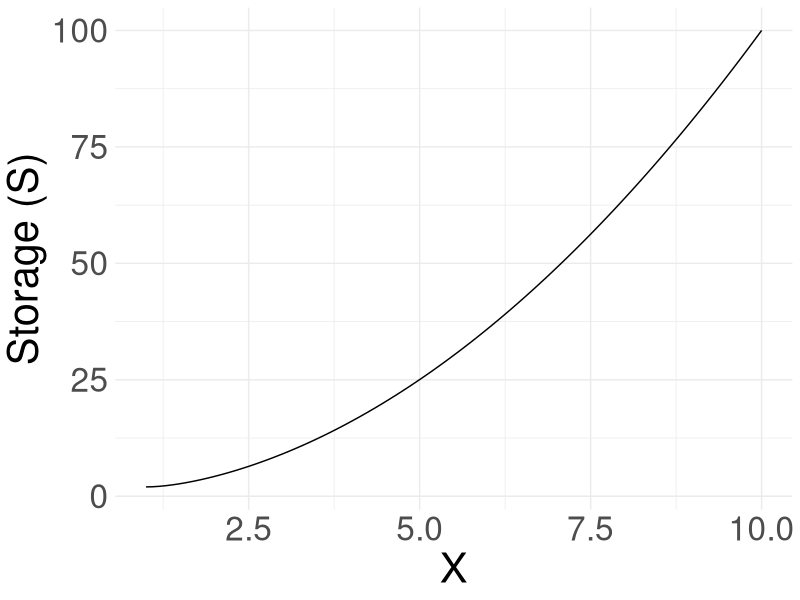
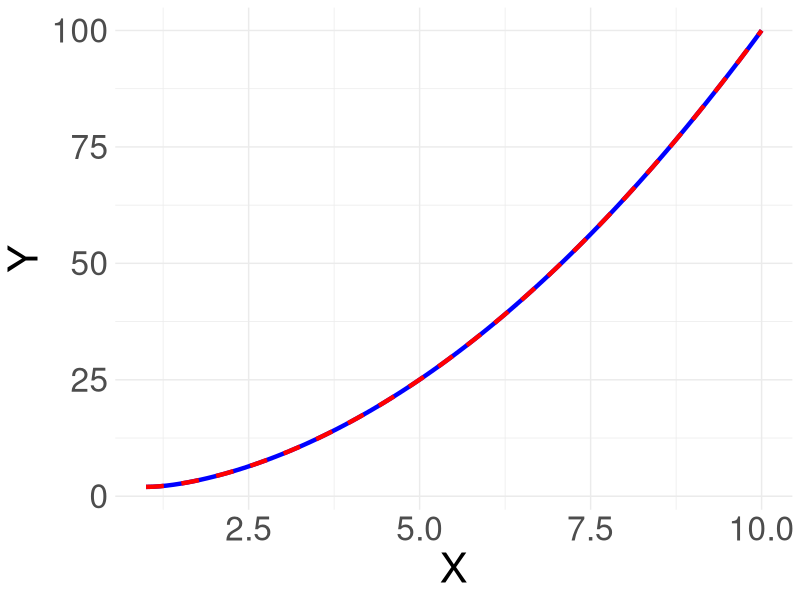
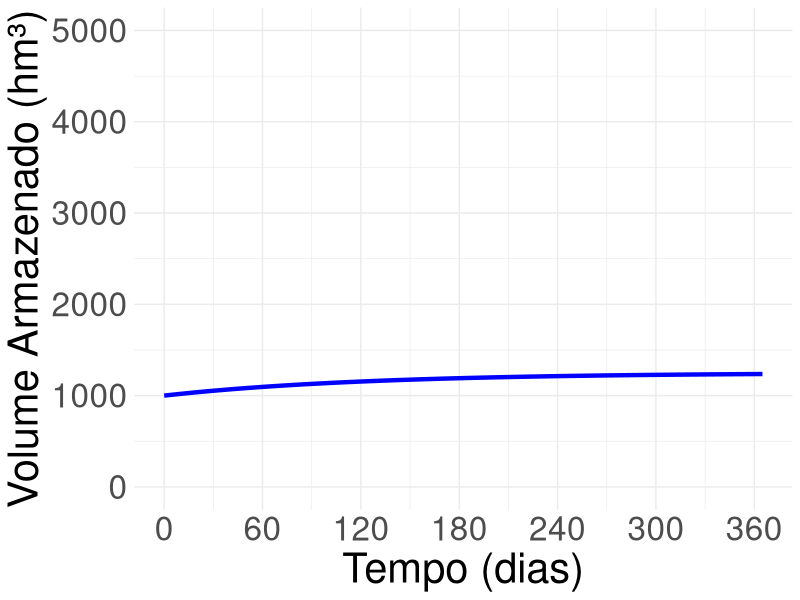

These charts were generated, in order, by the following R code:
"
Programa de Pós-Graduação em Engenharia Agricola (PPGEA)
Disciplina: Matemática Aplicada à Engenharia Agrícola
Aula 9 - Equações Diferenciais Ordinárias (EDOs)

Autor: Dr. Pedro Alencar
05.11.2025
"

#%% 0. Carregando pacotes necessários ------
library(dplyr)    # Para manipulação de dados
library(tidyr)    # Para manipulação de dados

library(deSolve)  # Para resolver EDOs

library(ggplot2)  # Para visualização dos resultados

#%% 1. Exemplo simples com deSolve ------

#' Vamos voltar ao exemplo 1 e 2 da primeira parte da aula.
#' A equação diferencia é dada por:
#' x*y' + 2y = 4x^2
#' y(1) = 2
#'
#' Utilizando deSolve, devemos:
#' 1) definir a nossa equação como uma função
#' 2) definir o estado inicial
#' 3) definir os parâmetros (se houver)
#' 4) definir o tempo de simulação
#' 5) rodar a simulação com a função ode()

# 1) definindo a equação como uma função
#' Note que a função deve ter os argumentos: tempo, estado, parâmetros
#' No nosso caso, não há parâmetros
#' A função deve retornar uma lista com a derivada
#' A variável "x" será o tempo na simulação
#' A variável "y" será o estado que queremos simular
#' A equação deve ser rearranjada para isolar y':
#' y' = 4x - (2/x)y (Note que x != 0 é condição necessária)

ode_fun <- function(x, state, parameters) {
  with(as.list(state), {
    dy <- 4 * x - (2 / x) * y # from y' + (2/x)y = 4x
    list(c(dy))
  })
}

# 2) definindo o estado inicial
state <- c(y = 2)        # state vector: variable "y" starts at

# 3) definindo os parâmetros (se houver)
#' No nosso caso, não há parâmetros

# 4) definir o tempo de simulação
#' note que a sequência de tempo não pode conter 0, pois a equação não é
#' definida em x = 0
#' note ainda que o tempo deve começar em 1, pois é a condição inicial
xseq <- seq(1, 10, by = 0.1)

# 5) rodar a simulação com a função ode()
out <- ode(y = state, times = xseq, func = ode_fun)

head(out)

#%% 1.1 plotando resultados ------
ggplot(out, aes(x = xseq, y = y)) +
  geom_line() +
  labs(x = "X", y = "Storage (S)") +
  theme_minimal() +
  theme(text = element_text(size = 30))

#%% 1.2. Avaliando a solução algébrica ------

#' A solução algébrica da equação é dada por:
#' y = x^2 + C/x^2, com C = 1
#' Vamos avaliar a solução algébrica para comparar com a solução numérica

y_analitica <- function(x) {
  x^2 + 1 / x^2
}

y_analitica_vals <- y_analitica(xseq)

ggplot() +
  geom_line(aes(x = xseq, y = out[, "y"]), color = "blue", size = 1.5) +
  geom_line(aes(x = xseq, y = y_analitica_vals), color = "red",
   linetype = "dashed", size = 1.5) +
  labs(x = "X", y = "Y") +
  theme_minimal() +
  theme(text = element_text(size = 30)) +
  scale_color_manual(values = c("blue", "red")) +
  theme(legend.position = "none")

#' note que as linhas se sobrepõem perfeitamente

#%% 2. Exemplo 2 - Dinâmica de reservatórios ------

#' Assumindo que o reservatório se comporta como um tanque e que a vazão de
#' saida é proporcional ao volume armazenado, a dinâmica do volume,
#' i.e. Q = kV, o balanço hidrico deste reservatório é dado por:
#'
#' dV/dt = I - kV, onde
#' V = volume armazenado (m³)
#' I = inflow (m³/dia)
#' k = coeficiente de vazão (1/dia)
#'
#' Suponha que:
#' Volume inicial: V(0) = 1000 hm³
#' Volume máximo: Vmax = 5000 hm³
#' Inflow: I = 10 hm³/dia
#' Coeficiente de vazão: k = 0.05 1/dia
#'
#' Vamos simular a dinâmica do reservatório ao longo de 365 dias.

# 1) Definindo a equação como uma função
ode_fun_reservatorio <- function(t, state, parameters) {
  with(as.list(c(state, parameters)), {
    dV <- I - k * V
    list(c(dV))
  })
}

# 2) Definindo o estado inicial
state_reservatorio <- c(V = 1000)  # volume inicial em hm³

# 3) Definindo os parâmetros
parameters_reservatorio <- c(I = 10, k = 0.008)
    # inflow em hm³/dia e coeficiente de vazão em 1/dia

# 4) Definindo o tempo de simulação
times_reservatorio <- seq(0, 365, by = 1) # tempo em dias

# 5) Rodando a simulação com a função ode()
out_reservatorio <- ode(y = state_reservatorio, times = times_reservatorio,
  func = ode_fun_reservatorio, parms = parameters_reservatorio) |>
  as.data.frame() |>
  mutate(Q = parameters_reservatorio[2] * V) # Calculando a vazão de saída

head(out_reservatorio)

#%% 2.1 Plotando resultados ------
ggplot(as.data.frame(out_reservatorio), aes(x = time, y = V)) +
  geom_line(color = "blue", size = 1.5) +
  labs(x = "Tempo (dias)", y = "Volume Armazenado (hm³)") +
  scale_x_continuous(breaks = seq(0, 365, by = 60)) +
  scale_y_continuous(breaks = seq(0, 5000, by = 1000), limits = c(0, 5000)) +
  theme_minimal() +
  theme(text = element_text(size = 30))


#%% 3. Atividade ------

#' Um lago sofre enriquecimento por nutrientes (eutrofização).
#' Observa-se que a biomassa de macrófitas N(t) (em g/m²) cresce de
#' acordo com o modelo logístico:
#'
#' dN/dt = rN(1 - N/K), com:
#' taxa intrínseca de crescimento: r = 0.5 mês⁻¹,
#' capacidade de suporte do lago: K = 1000 g/m²,
#' biomassa inicial: N(0) = 50 g/m².
#'
#' Tarefas:
#' 1) Determinar N(t) analiticamente.
#' 2) Calcular a biomassa após 6 meses.
#' 3) Plotar a curva de crescimento no R.
#' 4) Discutir o que acontece se K aumentar (mais nutrientes).

#%% 4. Atividade

#' Um solo possui as seguintes características:
#' Condutividade saturada Ks = 0.01 m/h
#' Potencial de sucção na frente de umidade ψf = 0.1
#' Umidade volumétrica saturada θs = 0.45
#' Umidade volumétrica inicial θi = 0.20
#' A infiltração acumulada F(t) [m] no solo é descrita pelo
#' modelo de Green-Ampt 1D:
#' dF/dt = Ks(1 + ψf(θs - θi)/F), com F(0) = 0.
#' 
#' Tarefas:
#' 1) Resolva numericamente a equação e gere um gráfico da
#'    infiltração para o intevalo [0,10] horas.
#' 2) Estime graficamente a taxa de infiltração instantânea
#'    f(t) = dF/dt a partir do resultado obtido.
#' 3) Discuta qualitativamente como a taxa de infiltração varia com
#'  o tempo e com diferentes tipos de solo (mais arenoso ou mais argiloso).
